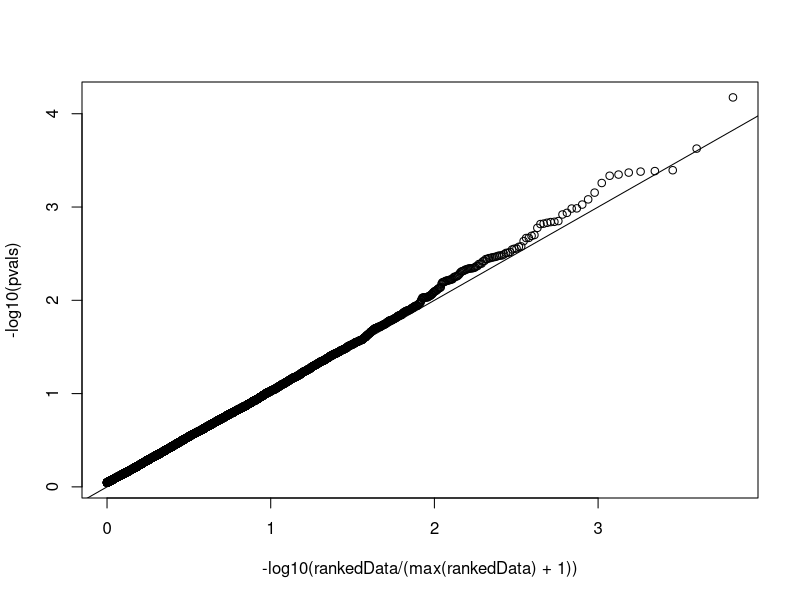
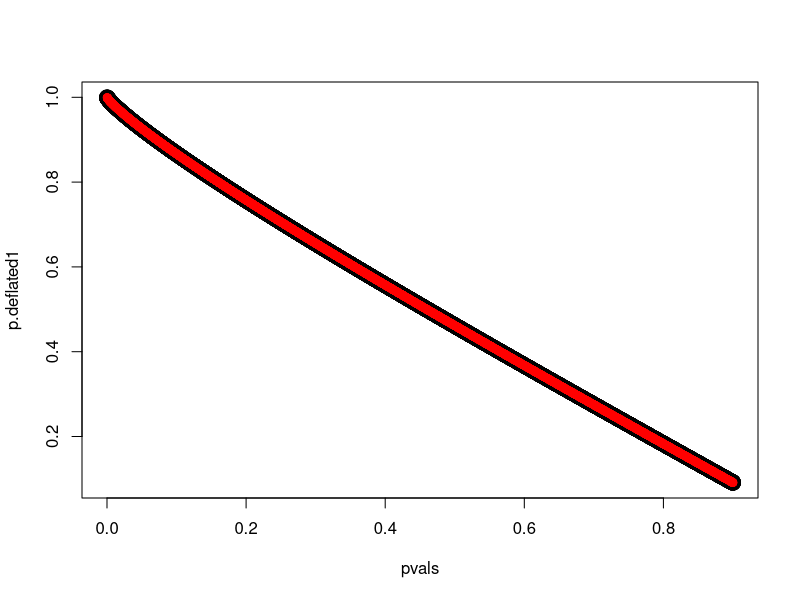

These charts were generated, in order, by the following R code:
pvals <- runif(10000, 0, 0.9)

rankedData <- rank(pvals, ties.method="first") + 0.5
plot(-log10(rankedData / (max(rankedData) + 1)), -log10(pvals))
abline(a=0, b=1)


lambdaB <- round(median(qchisq(pvals, 1, lower.tail = FALSE), na.rm=TRUE) /  qchisq(0.5, 1),3)
chiSq <- qchisq(pvals, 1, lower.tail = FALSE)
p.deflated1 <- pchisq(chiSq / lambdaB, 1)
lambdaA1 <- round(median(qchisq(p.deflated1, 1, lower.tail = FALSE),na.rm=TRUE) /  qchisq(0.5, 1),3)

cat("Before:", lambdaB, "After", lambdaA1, "\n")
plot(pvals, p.deflated1, cex=2)

chi <- qnorm(1 - (pvals / 2)) 
p.deflated2 = pchisq((chi^2)/lambdaB, df = 1, lower = FALSE)
lambdaA2 <- round(median(qchisq(1.0 - p.deflated2, 1),na.rm=TRUE) /  qchisq(0.5, 1),3)

cat("Before:", lambdaB, "After", lambdaA2, "\n")
points(pvals, p.deflated1, col='red')